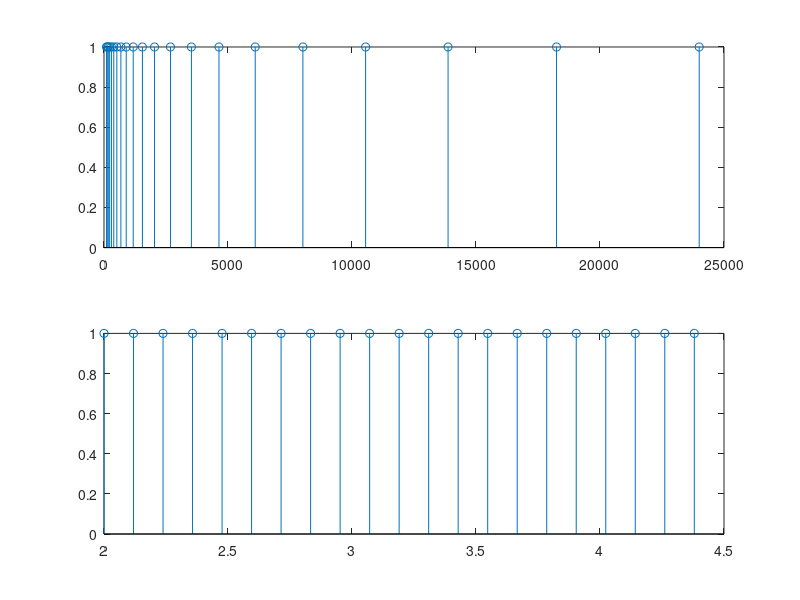

Here is the MATLAB script that generated this plot:
%% Calculo de las frecuencias centrales que tendra cada
%% filtro y su posicion equivalente en un buffer 
%% de tamaño 1024


% Frecuencias centrales para ecualizacion
samples = 21;
buffer_size = 3*1024/2;
Fmin = 100;
Fmax = 24000;

F = logspace(log10(Fmin), log10(Fmax), samples);
n = ones(1,length(F));

% Mapeo de frecuencias centrales a posicion en
% buffer de 1024 muestras
[x1 y1] = deal(0,0);
[x2 y2] = deal(Fmax, buffer_size-1);

% Calculo de la pendiente para realizar el mapeo
coeff = polyfit([x1, x2], [y1, y2], 1);
m = coeff(1);
b = coeff(2);


figure(1)

% Frecuencias vistas en espacio lineal
subplot(2,1,1)
stem(F,n);

% Frecuencias vistas en espacio logaritmico
subplot(2,1,2)
stem(log10(F),n);

%% Calculo de la posicion de las frecucias en el buffer de 1024 muestras
%% La variable buffer_map contiene la posicion equivalente
%% de las frecuencias desde el rango 0 Hz hasta 24 kHz

buffer_map = round(m*F + b);

%% Calculo inverso para obtener frecuencias resultantes por redondeo
%% La variable ibuffer_map realiza el calculo inverso para obtener el
%% valor de frecuencia al cual corresponde cada posicion del buffer en
%% el rango original debido a que el redondeo modifica este valor

ibuffer_map = (buffer_map - b) / m;
